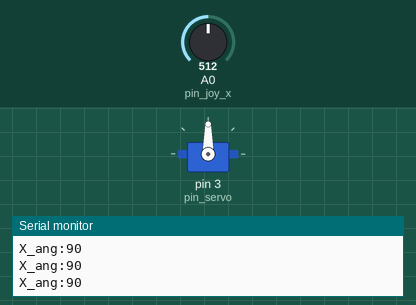
The sketch below on a simulated Arduino Uno, built with avr-gcc and run on an emulated ATmega328P. On the bench: servo, the last lines printed to the serial monitor. The inputs (shaded band) are chosen by the test bench; at power-on: A0 (pin_joy_x) = 512.

Above: at 1.2 s.
1.3 s: A0 (pin_joy_x) set to 716
At 2.3 s:
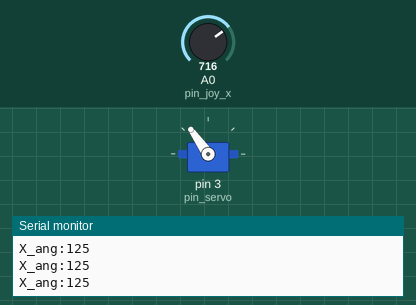
2.8 s: A0 (pin_joy_x) set to 900
At 3.7 s:
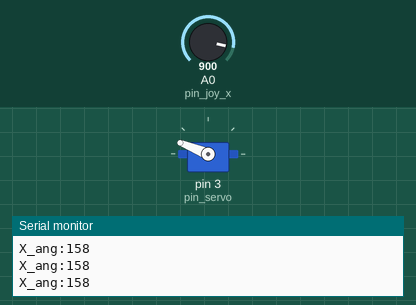
4.3 s: A0 (pin_joy_x) set to 1023
At 5.1 s:
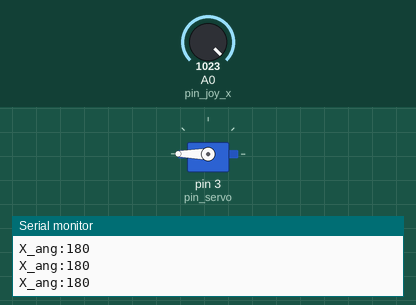
5.8 s: A0 (pin_joy_x) set to 306
At 6.4 s:
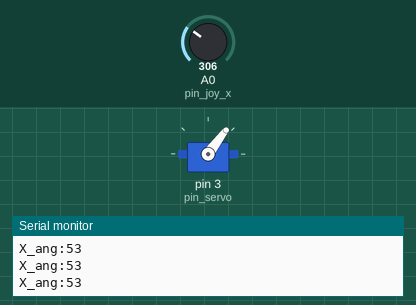
7.3 s: A0 (pin_joy_x) set to 122
At 7.8 s:
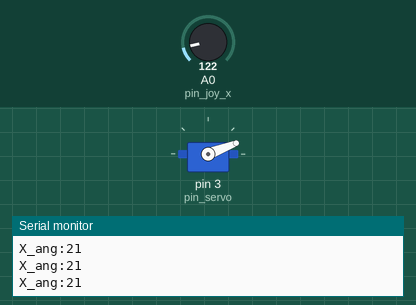
8.8 s: A0 (pin_joy_x) set to 0
At 9.2 s:
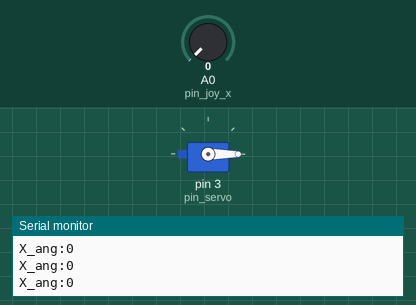
Timing chart, 0 to 11.3 s (numbered marks = the images above; inputs shaded):
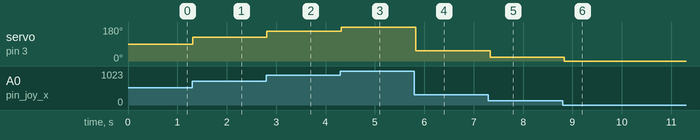

Measured:
- after the input at 1.3 s, servo on pin 3 (pin_servo): 90° → 125° at once
- after the input at 2.8 s, servo on pin 3 (pin_servo): 125° → 158° at once
- after the input at 4.3 s, servo on pin 3 (pin_servo): 158° → 180° at once
- after the input at 5.8 s, servo on pin 3 (pin_servo): 180° → 53° at once
- after the input at 7.3 s, servo on pin 3 (pin_servo): 53° → 21° at once
- after the input at 8.8 s, servo on pin 3 (pin_servo): 21° → 0° at once

The sketch:

joystick_servo.ino
```cpp
//Funcionamiento de un joystick con servomotor

#include <Servo.h>

int pin_servo = 3;
int pin_joy_x = A0;
int x;
int x_ang;

Servo motor;

void setup() {
  Serial.begin(9600);
  motor.attach(pin_servo);
  motor.write(0);
}

void loop() {
  x = analogRead(pin_joy_x);
  x_ang = map( x, 0, 1023, 0, 180 );
  Serial.print( "X_ang:" );
  Serial.println(x_ang);
  motor.write( x_ang );
  delay(100);
}
```
